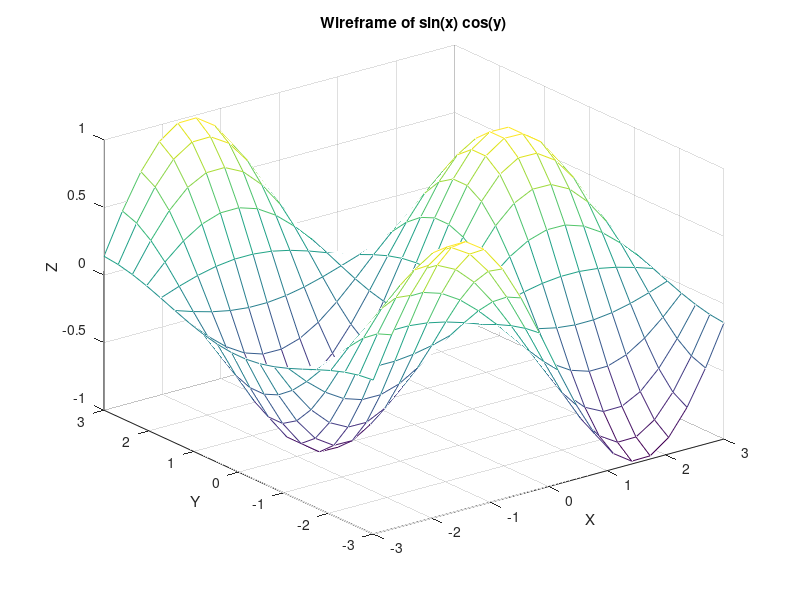

The MATLAB script that drew this image:
% mesh — Wireframe surface
% mesh(Z) draws the same data as surf but as a line lattice instead
% of a filled mesh. Cheaper to read for noisy data where filled faces
% would obscure the structure.


clear
close all

n = 20;
x = linspace(-3, 3, n);
y = linspace(-3, 3, n);
Z = zeros(n, n);
for i = 1:n
    for j = 1:n
        Z(i, j) = sin(x(j)) * cos(y(i));
    end
end

figure
mesh(x, y, Z)
title('Wireframe of sin(x) cos(y)')
xlabel('X')
ylabel('Y')
zlabel('Z')
grid on
